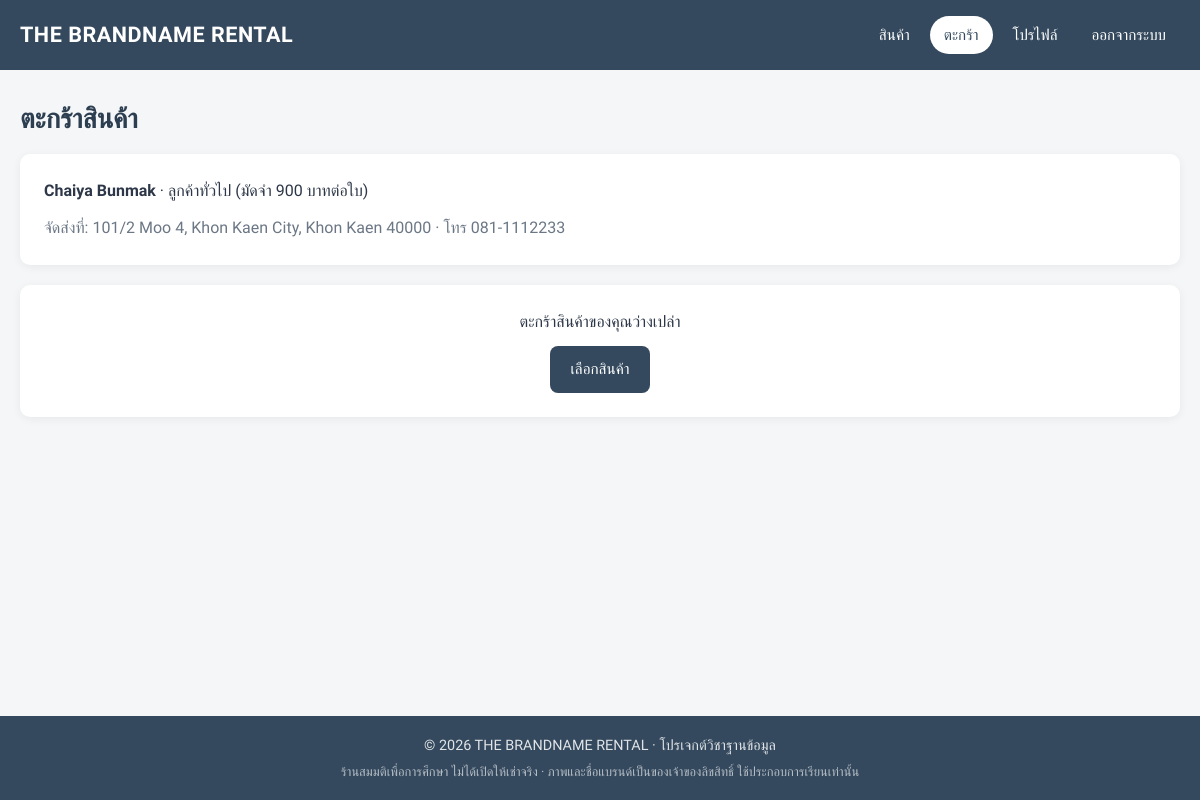
The page /project/cart.php (signed in) on the database its author committed.
### tables this page shows
CREATE TABLE customers (
    customers_id        VARCHAR(50)  PRIMARY KEY,
    customers_firstname VARCHAR(50),
    customers_lastname  VARCHAR(50),
    gender              VARCHAR(50),
    customers_member    VARCHAR(10)  NOT NULL DEFAULT 'no',    
    member_until        DATE         NULL,                     
    phonenumber         VARCHAR(15),
    email               VARCHAR(100) NOT NULL UNIQUE,
    address             VARCHAR(200),
    postal_code         VARCHAR(10),
    password            VARCHAR(255) NOT NULL
);

### project/includes/helpers.php (called while the page is built, shortened)
<?php
function e($value): string
{
    return htmlspecialchars((string) ($value ?? ''), ENT_QUOTES, 'UTF-8');
}
function require_customer(): string
{
    return $_SESSION['customers_id'];
}
function is_member(array $customer): bool
{
    if (($customer['customers_member'] ?? 'no') !== 'yes') {
        return false;
    }
    $until = $customer['member_until'] ?? null;
    return $until === null || $until >= date('Y-m-d');
}
function deposit_for(array $customer): int
{
    return is_member($customer) ? 0 : DEPOSIT_FEE;
}
function current_customer(mysqli $conn): array
{
    $customer = find_customer($conn, require_customer());
    return $customer;
}
function find_customer(mysqli $conn, string $customer_id): ?array
{
    $stmt = $conn->prepare('SELECT * FROM customers WHERE customers_id = ?');
    $stmt->bind_param('s', $customer_id);
    $stmt->execute();
    $row = $stmt->get_result()->fetch_assoc();
    return $row ?: null;
}
function cart_lines(mysqli $conn, array $customer): array
{
    $lines = [];
    $stmt = $conn->prepare('SELECT product_id, brand, details, daily_rental_price, image FROM products WHERE product_id = ?');
    return $lines;
}

### project/cart.php (the view, shortened to what this page needs)
<?php
require_once 'includes/db.php';
$customer = current_customer($conn);
$lines = cart_lines($conn, $customer);
$total = array_sum(array_column($lines, 'subtotal'));
$has_problem = (bool) array_filter($lines, fn($line) => cart_problem($line) !== null);
?>
<h1>ตะกร้าสินค้า</h1>
<div class="stack">
    <div class="card">
        <p>
            <strong><?php echo e($customer['customers_firstname'] . ' ' . $customer['customers_lastname']); ?></strong>
            · <?php echo is_member($customer) ? 'สมาชิก (ไม่ต้องวางมัดจำ)' : 'ลูกค้าทั่วไป (มัดจำ ' . number_format(DEPOSIT_FEE) . ' บาทต่อใบ)'; ?>
        </p>
        <p class="muted">จัดส่งที่: <?php echo e($customer['address'] . ' ' . $customer['postal_code']); ?> · โทร <?php echo e($customer['phonenumber']); ?></p>
    </div>
    <?php if ($lines): ?>
        <div class="card table-wrap">
            <table class="table">
                <thead>
                    <tr>
                        <th>สินค้า</th>
                        <th>วันเริ่มเช่า</th>
                        <th class="num">จำนวนวัน</th>
                        <th>ส่งคืนภายใน</th>
                        <th class="num">ราคา/วัน</th>
                        <th class="num">ค่าเช่า</th>
                        <th class="num">ค่ามัดจำ</th>
                        <th></th>
                    </tr>
                </thead>
                <tbody>
                    <?php foreach ($lines as $line): $problem = cart_problem($line); ?>
                        <tr<?php echo $problem ? ' class="row-problem"' : ''; ?>>
                            <td>
                                <?php echo e($line['brand'] . ' ' . $line['details']); ?>
                                <?php if ($problem): ?><div class="problem"><?php echo e($problem); ?></div><?php endif; ?>
                            </td>
                            <td><?php echo e($line['rental_date']); ?></td>
                            <td class="num"><?php echo $line['days']; ?></td>
                            <td><?php echo e($line['due_date']); ?></td>
                            <td class="num"><?php echo baht($line['daily_rental_price']); ?></td>
                            <td class="num"><?php echo baht($line['rent']); ?></td>
                            <td class="num"><?php echo baht($line['deposit']); ?></td>
                            <td class="text-right">
                                <form method="POST" class="inline-form">
                                    <?php echo csrf_field(); ?>
                                    <button type="submit" name="remove" value="<?php echo e($line['product_id']); ?>" class="btn btn-danger btn-sm">ลบ</button>
                                </form>
                            </td>
                        </tr>
                    <?php endforeach; ?>
                </tbody>
                <tfoot>
                    <tr>
                        <td colspan="6" class="text-right">รวมทั้งหมด (ค่าเช่า + ค่ามัดจำ)</td>
                        <td class="num" colspan="2"><?php echo baht($total); ?></td>
                    </tr>
                </tfoot>
            </table>
        </div>
        <div class="actions" style="justify-content: flex-end;">
            <a href="index.php" class="btn btn-outline">เลือกสินค้าเพิ่ม</a>
            <?php if ($has_problem): ?>
                <button type="button" class="btn btn-success" disabled title="ลบรายการที่มีปัญหาก่อน">ชำระเงิน</button>
            <?php else: ?>
                <a href="checkout.php" class="btn btn-success">ชำระเงิน</a>
            <?php endif; ?>
        </div>
        <?php if ($has_problem): ?>
            <p class="muted text-right">มีรายการที่เช่าไม่ได้ กรุณาลบรายการที่มีกรอบสีแดง แล้วเลือกวันใหม่จากหน้าสินค้า</p>
        <?php endif; ?>
    <?php else: ?>
        <div class="card text-center">
            <p>ตะกร้าสินค้าของคุณว่างเปล่า</p>
            <a href="index.php" class="btn">เลือกสินค้า</a>
        </div>
    <?php endif; ?>
</div>

### project/assets/css/style.css (style rules this page uses)
:root { --primary: #34495e; --primary-dark: #2c3e50; --primary-soft: #eaeef2; --success: #27ae60; --success-soft: #e8f6ee; --danger: #e74c3c; --danger-soft: #fdecea; --warning: #e67e22; --text: #2d3748; --muted: #6b7785; --border: #e2e6ea; --bg: #f4f6f8; --card: #ffffff; --radius: 10px; --shadow: 0 2px 10px rgba(0, 0, 0, 0.06); --font: 'Prompt', 'Segoe UI', Tahoma, sans-serif; }
* { box-sizing: border-box; }
body { margin: 0; font-family: var(--font); color: var(--text); background: var(--bg); line-height: 1.6; display: flex; flex-direction: column; min-height: 100vh; }
a { color: var(--primary); }
h1, h2, h3 { color: var(--primary-dark); line-height: 1.3; margin: 0 0 16px; }
h1 { font-size: 1.7rem; }
p { margin: 0 0 12px; }
.muted { color: var(--muted); }
.text-center { text-align: center; }
.stack > * + * { margin-top: 20px; }
.card { background: var(--card); border-radius: var(--radius); box-shadow: var(--shadow); padding: 24px; }
.card > :last-child { margin-bottom: 0; }
.btn { display: inline-flex; align-items: center; justify-content: center; gap: 6px; padding: 10px 20px; border-radius: 8px; border: 1px solid transparent; font: inherit; font-size: 0.95rem; font-weight: 500; text-decoration: none; cursor: pointer; background: var(--primary); color: #fff; transition: background 0.2s, transform 0.1s; }

### rows shown on the page
customers: customers_firstname+customers_lastname "Chaiya Bunmak", address+postal_code "101/2 Moo 4, Khon Kaen City, Khon Kaen 40000", phonenumber "081-1112233"

### other values the page prints
SHOP_NAME "THE BRANDNAME RENTAL"
$item['label'] "สินค้า"
$item['label'] "ตะกร้า"
$item['label'] "โปรไฟล์"
$item['label'] "ออกจากระบบ"
DEPOSIT_FEE "900"
